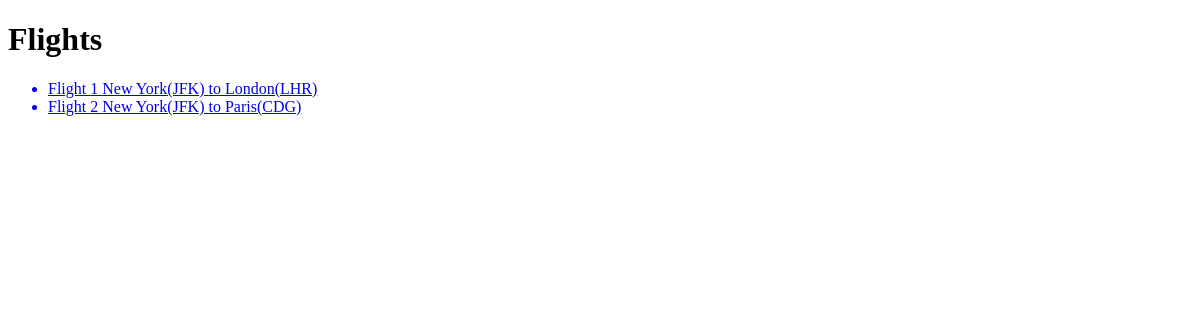
Before: /flights/ with the older database file.
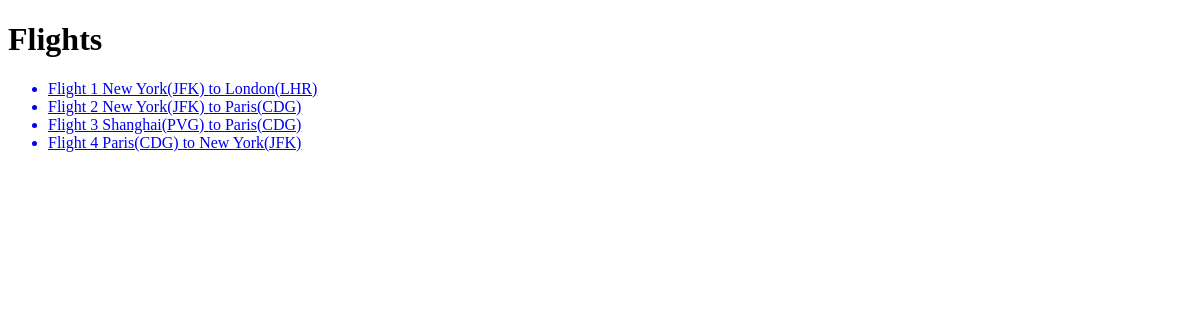
After: the same page with the newer database file.
### flights/models.py (models this page shows, shortened)
class Flight(models.Model):
    origin = models.ForeignKey(Airport, on_delete=models.CASCADE, related_name="departures" )
    destination = models.ForeignKey(Airport, on_delete=models.CASCADE, related_name="arrivals" )
    duration = models.IntegerField()

class Airport(models.Model):
    code = models.CharField(max_length=3)
    city = models.CharField(max_length=64)
    def __str__(self):
        return f"{self.city}({self.code})"

### flights/views.py (the view)
# urls.py: path("", views.index, name="index"),
def index(request):
    return render(request, "flights/index.html", {
        "flights": Flight.objects.all()
    })

### flights/templates/flights/index.html
{% extends "flights/layout.html" %}
{% block body %}
<h1>Flights</h1>
    <ul>
    {% for flight in flights %}
    <a href="{% url "flight" flight.id %}"><li>Flight {{ flight.id }} {{ flight.origin }} to {{flight.destination}}</li></a>
    {% endfor %}
{% endblock body %}

### flights/templates/flights/layout.html (shortened to what this page needs)
<!DOCTYPE html>
<html lang="en">
<head>
</head>
<body>
    {% block body %}
    {% endblock  %}
</body>
</html>

Changed rows visible on the page:
added Flight: id "3", origin "Shanghai(PVG)", destination "Paris(CDG)"
added Flight: id "4", origin "Paris(CDG)", destination "New York(JFK)"
